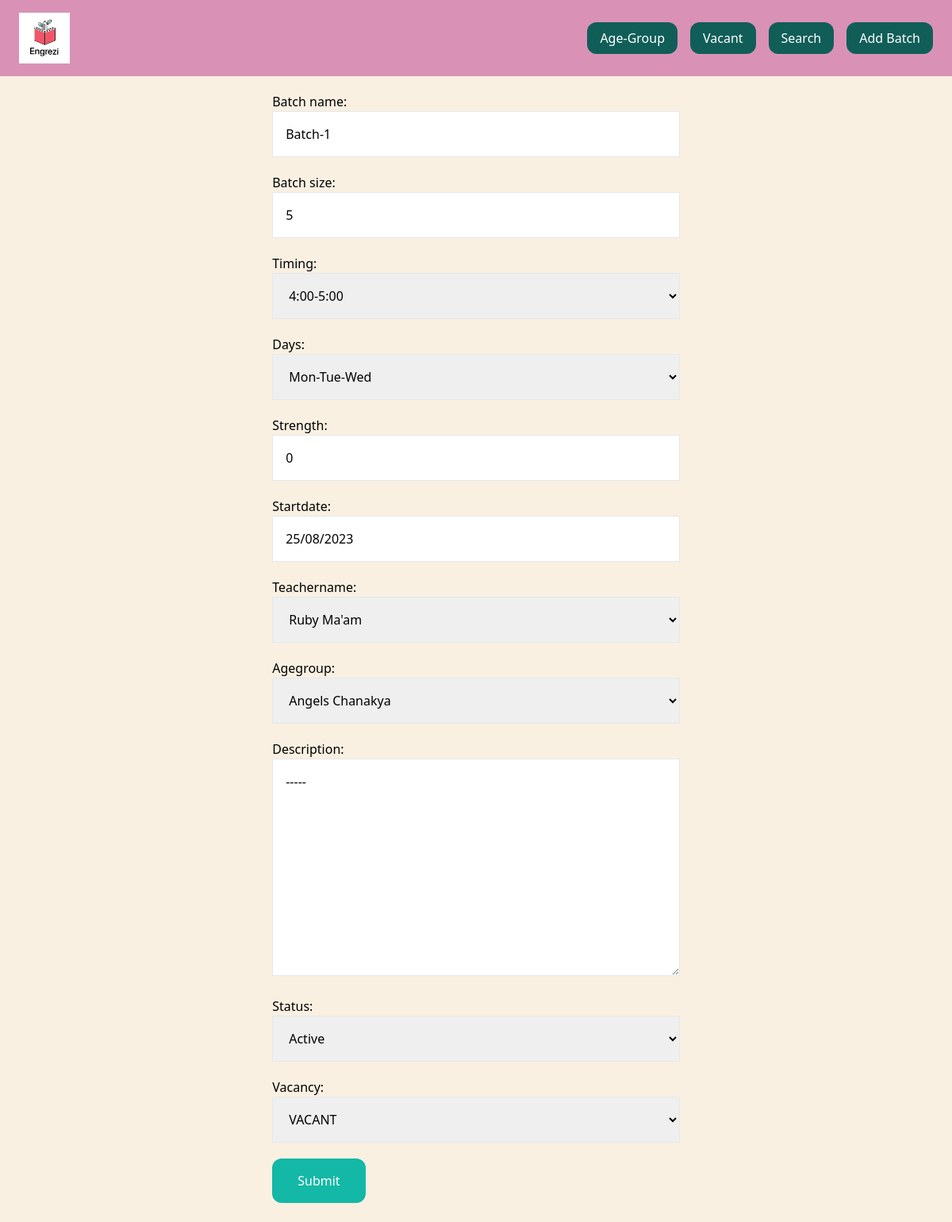
/edit-batch/1/, run on the app's committed database.
### batch/models.py (models this page shows, shortened)
class batches(models.Model):
    DRAFT = 'draft'
    WAITING_APPROVAL = 'waitingapproval'
    ACTIVE = 'active'
    ENDED = 'ended'
    VACANT='VACANT'
    FULL="FULL"
    STATUS_CHOICES = (
        (DRAFT, 'Draft'),
        (WAITING_APPROVAL, 'Waiting approval'),
        (ACTIVE, 'Active'),
        (ENDED, 'Deleted'),
    )
    VACANCY_CHOICE={
        (VACANT,'VACANT'),
        (FULL,'FULL')
    }
    batch_name = models.CharField(max_length=50)
    slug = models.SlugField()
    batch_size = models.IntegerField()
    timing = models.ForeignKey(timings, related_name='Timings', on_delete=models.CASCADE)
    days=models.ForeignKey(days, related_name='Days', on_delete=models.CASCADE)
    strength = models.IntegerField()
    startdate=models.CharField(max_length=50)
    teachername = models.ForeignKey(teachers, related_name='Teachers', on_delete=models.CASCADE)
    agegroup=models.ForeignKey(agegroup, related_name='agegroups', on_delete=models.CASCADE)
    description = models.TextField(blank=True)
    status = models.CharField(max_length=50, choices=STATUS_CHOICES, default=ACTIVE)
    vacancy=models.CharField(max_length=50, choices=VACANCY_CHOICE, default=VACANT)

### batch/views.py (the view)
# urls.py: path('edit-batch/<int:pk>/', edit_batch, name='edit_batch'),
def edit_batch(request, pk):
    batch = batches.objects.get(pk=pk)
    if request.method == 'POST':
        form = BatchForm(request.POST, request.FILES, instance=batch)
        if form.is_valid():
            form.save()
            messages.success(request, 'The changes was saved!')
            return redirect('frontpage')
    else:
        form = BatchForm(instance=batch)
    return render(request, 'core/batch_form.html', {
        'title': 'Edit product',
        'product': batch,
        'form': form
    })

### batch/models.py (called while the page is built)
    def __str__(self):
        return self.title

    def __str__(self):
        return self.title

    def __str__(self):
        return self.title

    def __str__(self):
        return self.title

### batch/templatetags/menu.py (called while the page is built)
@register.inclusion_tag('core/menu.html')
def menu():
    agegroups = agegroup.objects.all()
    day=days.objects.all()
    return {'agegroups': agegroups,'days':day}

@register.inclusion_tag('core/vmenu.html')
def vacant():
    agegroups = agegroup.objects.all()
    day=days.objects.all()
    return {'agegroups': agegroups,'days':day}

### batch/templates/core/batch_form.html (shortened to what this page needs)
{% extends 'core/index.html' %}
{% block content %}
<div >
    <form method="post" action="." enctype="multipart/form-data" class="space-y-5">
        {{ form.as_p }}
        <button class="py-4 px-8 rounded-xl bg-teal-500 text-white hover:bg-teal-800">Submit</button>
    </form>
    <br>
</div>
{% endblock %}

### data on the page
batches: batch_name "Batch-1", batch_size "5", timing "4:00-5:00", days "Mon-Tue-Wed", strength "0", startdate "25/08/2023", teachername "Ruby Ma'am", agegroup "Angels Chanakya", description "-----", status "Active", vacancy "VACANT"
